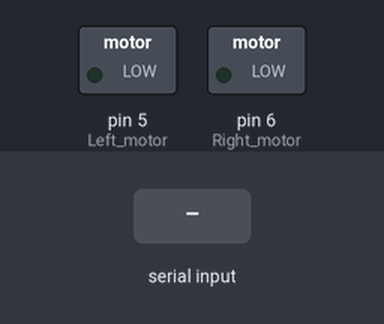
This sketch was run on a simulated Arduino Uno, built with avr-gcc and run on an emulated ATmega328P. On the bench: switched loads named in the sketch (green lamp = pin HIGH). The test bench sets the inputs (shaded band).

Above: at 1.2 s.
1.3 s: "F" received over Serial
At 1.9 s:
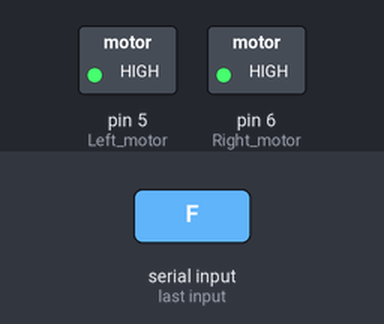
2.8 s: "R" received over Serial
At 3.1 s:
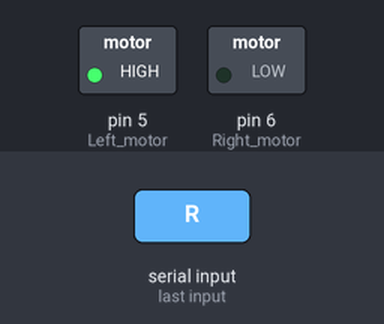
4.3 s: "L" received over Serial
At 5.4 s:
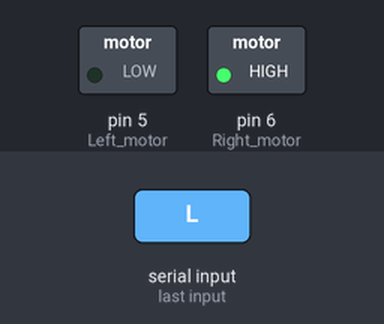
5.8 s: "S" received over Serial
At 6.6 s:
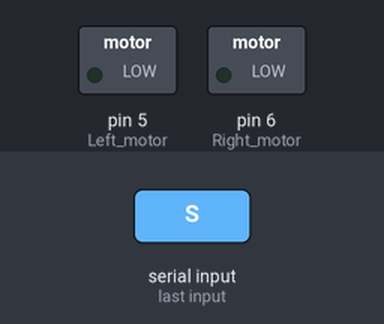
Timing chart, 0 to 8.3 s (numbered marks = the images above; inputs shaded):
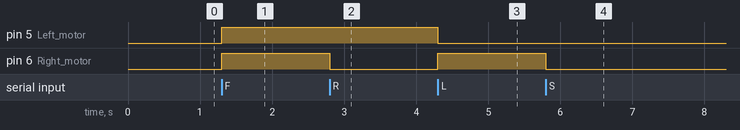

The sketch:

arduino_serial.ino
```cpp
char command;

void setup() {
  Serial.begin(9600);
  pinMode(5, OUTPUT); // Left motor
  pinMode(6, OUTPUT); // Right motor
}

void loop() {
  if (Serial.available()) {
    command = Serial.read();

    if (command == 'F') {
      digitalWrite(5, HIGH);
      digitalWrite(6, HIGH);
    } else if (command == 'S') {
      digitalWrite(5, LOW);
      digitalWrite(6, LOW);
    } else if (command == 'R') {
      digitalWrite(5, HIGH);
      digitalWrite(6, LOW);
    } else if (command == 'L') {
      digitalWrite(5, LOW);
      digitalWrite(6, HIGH);
    }
  }
}
```

Measured:
- after the input at 1.3 s, pin 5 (Left_motor), pin 6 (Right_motor): LOW → HIGH at once
- after the input at 2.8 s, pin 6 (Right_motor): HIGH → LOW at once
- after the input at 4.3 s, pin 5 (Left_motor): HIGH → LOW at once; pin 6 (Right_motor): LOW → HIGH at once
- after the input at 5.8 s, pin 6 (Right_motor): HIGH → LOW at once
